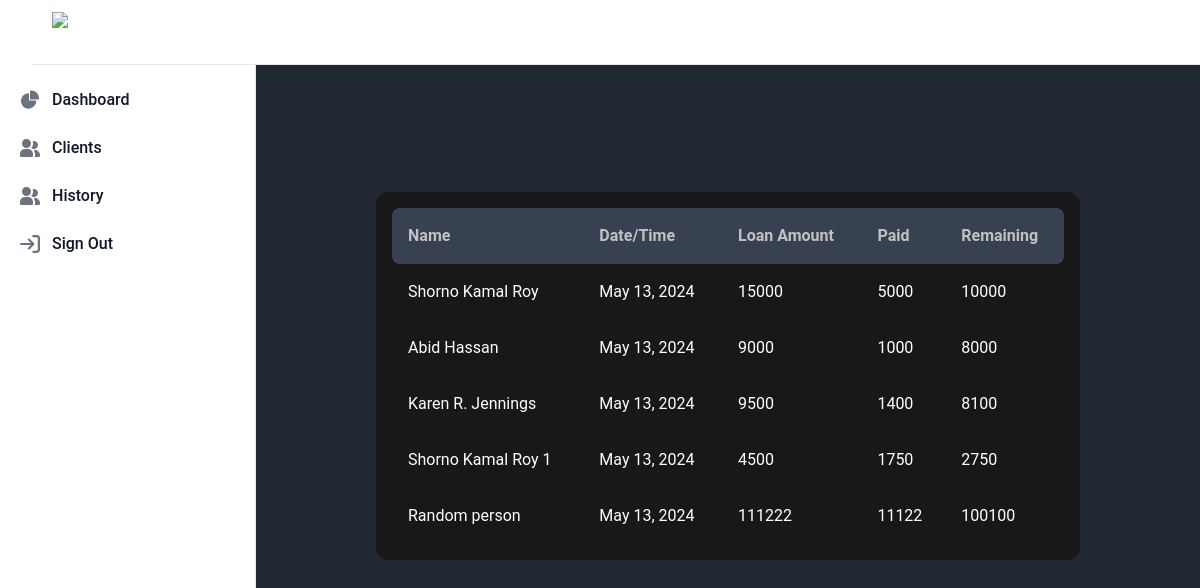
Page /history on the earlier database version.
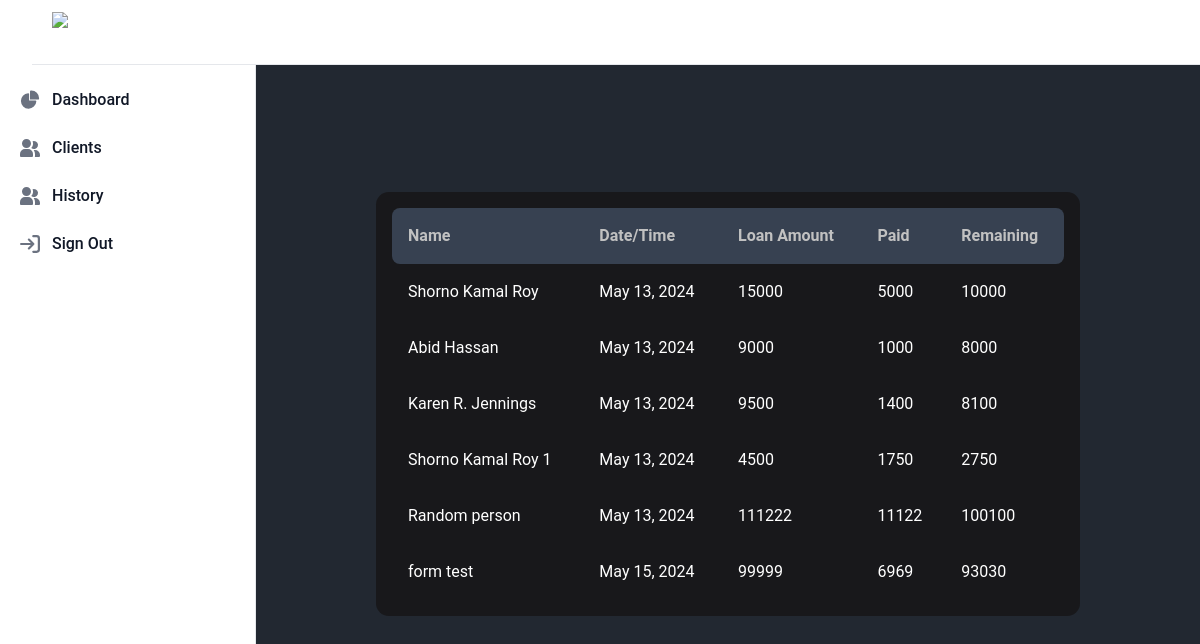
Same page on the later database version.
### lenden/models.py (models this page shows, shortened)
class Client(models.Model):
    name = models.CharField(max_length=200)
    email = models.EmailField()
    phone = models.CharField(max_length=20)
    created = models.DateField(auto_now_add=True)
    loan_amount = models.IntegerField()
    paid_amount = models.IntegerField(default=0)
    def remaining(self):
        return self.loan_amount - self.paid_amount

### lenden/views.py (the view)
# urls.py: path("history", views.history, name="history"),
def history(request):
    clients = Client.objects.all()
    return render(request, "history.html", {
        "clients": clients,
    })

### lenden/templates/history.html (shortened to what this page needs)
{% extends "base.html" %}
{% block content %}
        <div class="pt-24">
            <div class="table-div">
                <table>
                    <thead class="bg-gray-700">
                    <th class="tbl-header">Name</th>
                    <th class="tbl-header">Date/Time</th>
                    <th class="tbl-header">Loan Amount</th>
                    <th class="tbl-header">Paid</th>
                    <th class="tbl-header">Remaining</th>
                    </thead>
                    {% for client in clients %}
                        <tbody>
                        <tr>
                            <td>{{ client.name }}</td>
                            <td>{{ client.created }}</td>
                            <td>{{ client.loan_amount }}</td>
                            <td>{{ client.paid_amount }}</td>
                            <td>{{ client.remaining }}</td>
                        </tr>
                        </tbody>
                    {% endfor %}
                </table>
            </div>
        </div>
{% endblock %}

Differences in the rows shown:
added Client: name "form test", created "May 15, 2024", loan_amount "99999", paid_amount "6969", remaining "93030"
